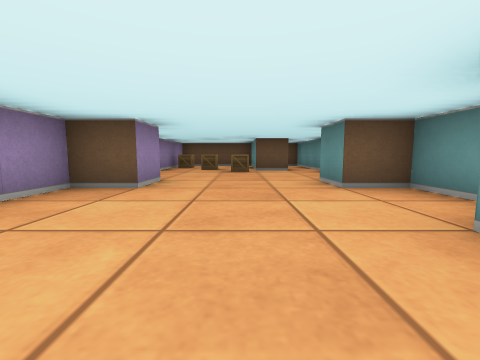
[1] (above)

12 first-person views from a walk through a cub3D maze. The camera is about half as high as the walls, tilts 6° down and sees 90° across. The floor is counted in squares. Each view is taken from the middle of a square. On the plan, view 1 faces up. The plan holds only what a view shows up to about 9 squares ahead; the rest is blank.

[2]
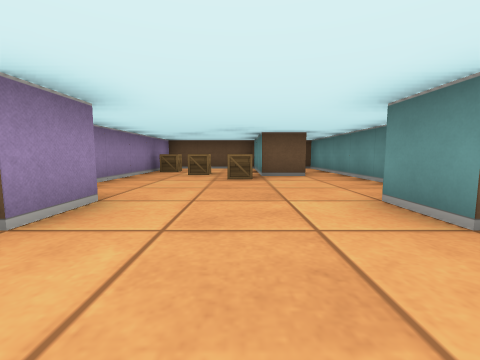

[3]
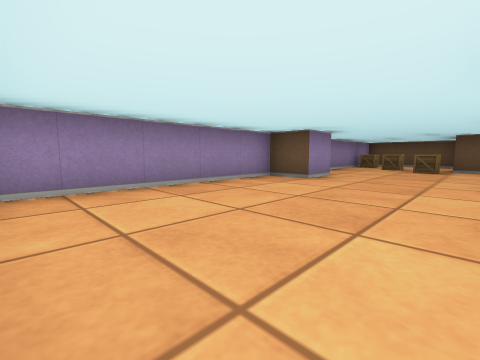

[4]
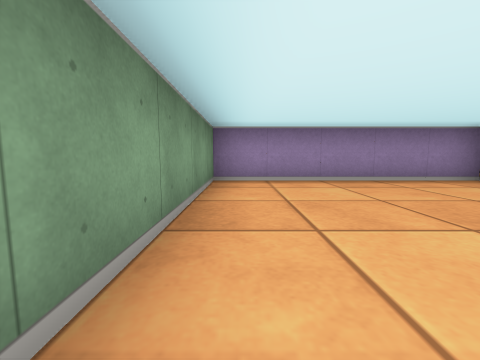

[5]
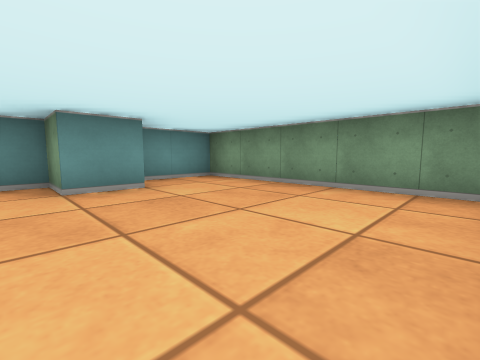

[6]
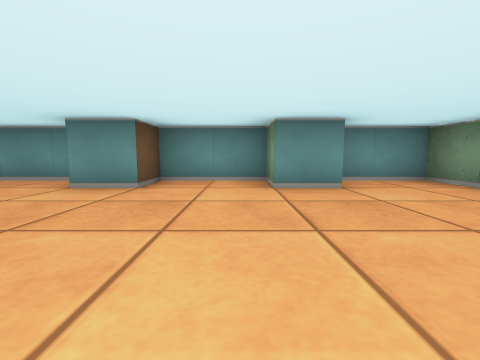

[7]
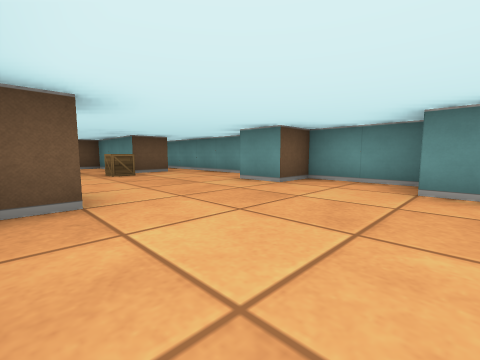

[8]
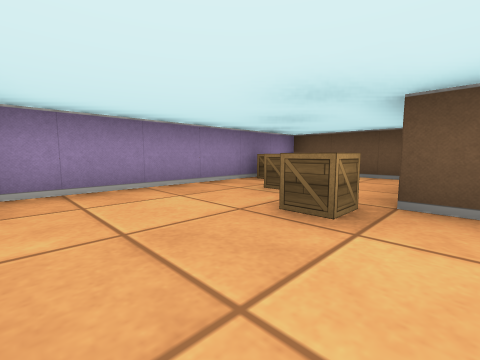

[9]
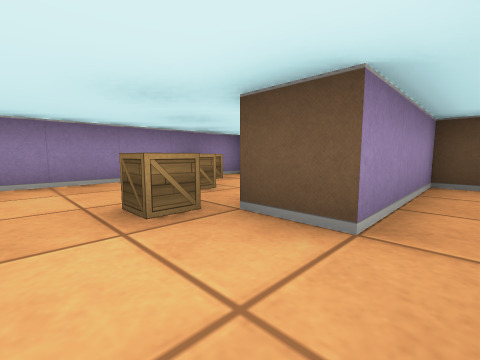

[10]
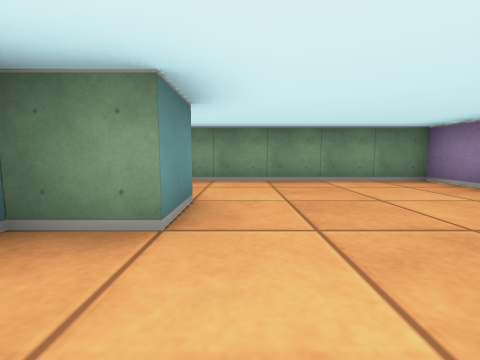

[11]
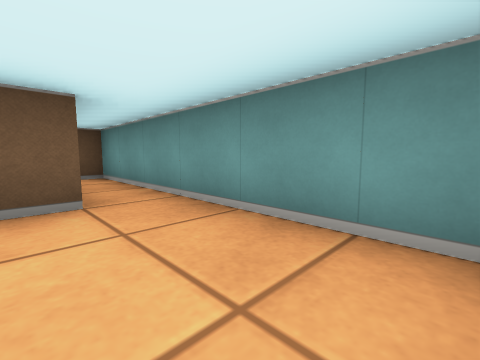

[12]
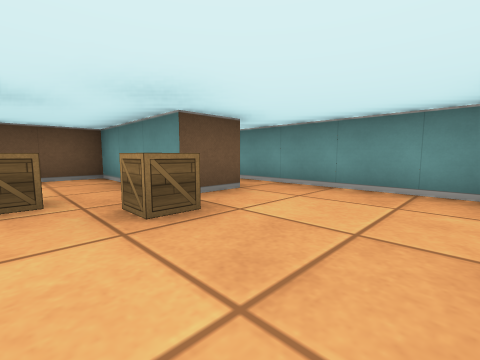

### Floor plan
Points are (right, up) in squares from view 1. A wall is a line through its corners. A room is listed if a view was taken in it or the views show most of it. See-through windows are left out.
Room 1 (views 1, 2, 3, 4, 5, 6, 7, 8, 9, 10, 11, 12)
walls: (-1.5, 4.5) (-1.5, 3.5) (-2.5, 3.5) (-2.5, -1.5) (2.5, -1.5) (2.5, 0.1); (2.5, 4.9) (2.5, 10.5) (1.5, 10.5) (1.5, 7.5) (0.5, 7.5) (0.5, 10.5) (-2.5, 10.5) (-2.5, 4.9); (1.5, 0.4) (1.5, 1.5) (2.5, 1.5) (2.5, 3.5) (1.5, 3.5) (1.5, 4.5)
objects: crate (-2, 9); crate (-1, 8); crate (0, 7)

Where each view was taken, in squares from view 1:
view 1: 0 up, 0 right, facing up
view 2: 2 up, 0 right, facing up
view 3: 1 down, 1 right, facing up-left
view 4: 1 down, 2 right, facing left
view 5: 2 up, 2 left, facing down-right
view 6: 2 up, 2 left, facing right
view 7: 1 up, 2 left, facing up-right
view 8: 5 up, 1 right, facing up-left
view 9: 6 up, 2 right, facing up-left
view 10: 3 up, 1 right, facing down
view 11: 5 up, 1 right, facing up-right
view 12: 5 up, 1 left, facing up-right
